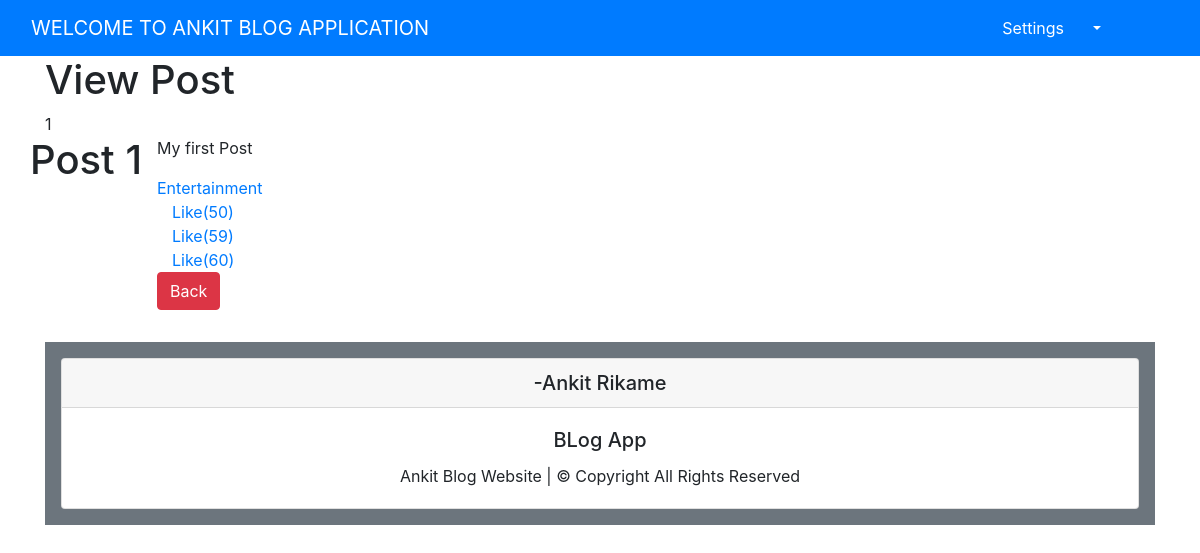
Page /inc/view.php?id=1 (signed in) on the committed database.
### tables this page shows
CREATE TABLE `posts` (
  `id` int(100) NOT NULL,
  `title` varchar(200) NOT NULL,
  `description` varchar(255) NOT NULL,
  `category` varchar(50) NOT NULL,
  `user_role` int(10) NOT NULL
);

### inc/view.php (the view, shortened to what this page needs)
<?php include("header.php");
?>
<?php include("../config/db.php");
?>
<div class="container">
<h1> View Post </h1>
<?php echo $id = $_GET['id'];?>
<?php
        $posts_query = " SELECT * FROM posts WHERE id = '$id'";
        $posts_result= mysqli_query($conn,$posts_query) or die ("error");
        if(mysqli_num_rows($posts_result)> 0){
            while($posts = mysqli_fetch_assoc($posts_result)){
                $title = $posts['title'];
                $description = $posts['description'];
                $category = $posts['category'];
              }
            }
?>
<?php if(!$_SESSION['username']):?>
    <?php header('Location:login.php');?>
<?php else:?>
<div class ="row">
    <h1 style="text-align:center;"><?php echo $title ;?></h1>
    <div class="col-lg-8">
    <p> <?php echo $description;?></p>
    <a href=""><?php echo $category;?></a>
    <div class ="row mb-4">
    <div class="col-lg-8">
        <div class="col-lg-2">
            <a href="">Like(50)</a>
        </div>
        <div class="col-lg-2">
            <a href="">Like(59)</a>
        </div>
        <div class="col-lg-2">
            <a href="">Like(60)</a>
        </div>
        <a href=dashboard.php class="btn btn-danger">Back</a>
    </div>
    </div>
    </div>
</div>
<?php endif;
 include("footer.php");
 ?>

### rows in the picture
posts: title "Post 1", description "My first Post", category "Entertainment"

### other values in the picture
$id = $_GET['id'] "1"
